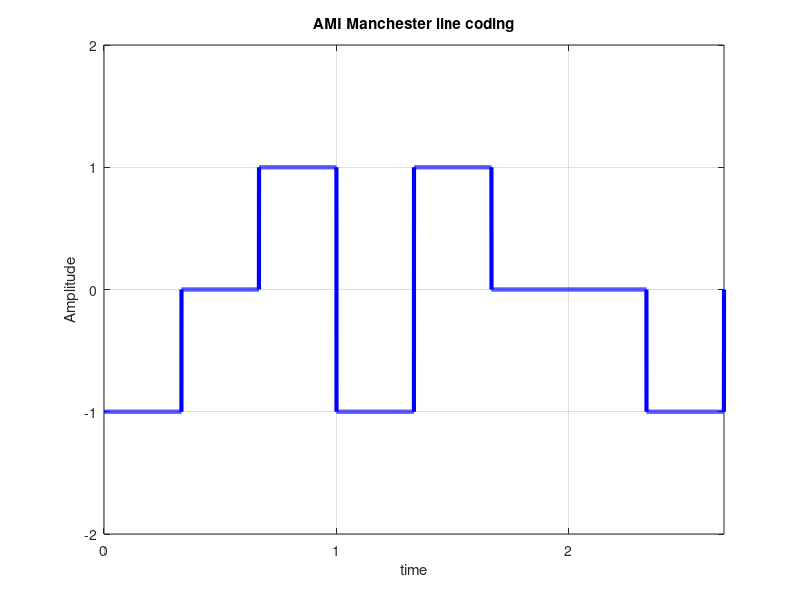

Source code (MATLAB):
bits = [1 0 1 1 1 0 0 1]
bitrate = 3;
n = 1000;
T = length(bits)/bitrate;
N = n*length(bits);
dt = T/N;
t = 0:dt:T;
x = zeros(1,length(t));
lastbit = 1;
for i=1:length(bits)
  if bits(i)==1
    x((i-1)*n+1:i*n) = -lastbit;
    lastbit = -lastbit;
  end
end
plot(t, x, 'Linewidth', 3,'b');
axis([0 T -2 2 ]);


xlabel("time");
ylabel("Amplitude");
title('AMI Manchester line coding');
grid on 
set(gca,'xtick',[0:1:T])
set(gca,'ytick',[-2:1:2])
z=1;
counter = 0;
lastbit = 1;
for i = 1:length(t)
  if t(i)>counter
    counter = counter + 1/bitrate;
    if x(i)==-lastbit
      result(z) = 1;
      z=z+1;
      lastbit = -lastbit;
    else result(z) = 0;
      z=z+1;
    end
  end
end
disp('AMI Decoding:');
result